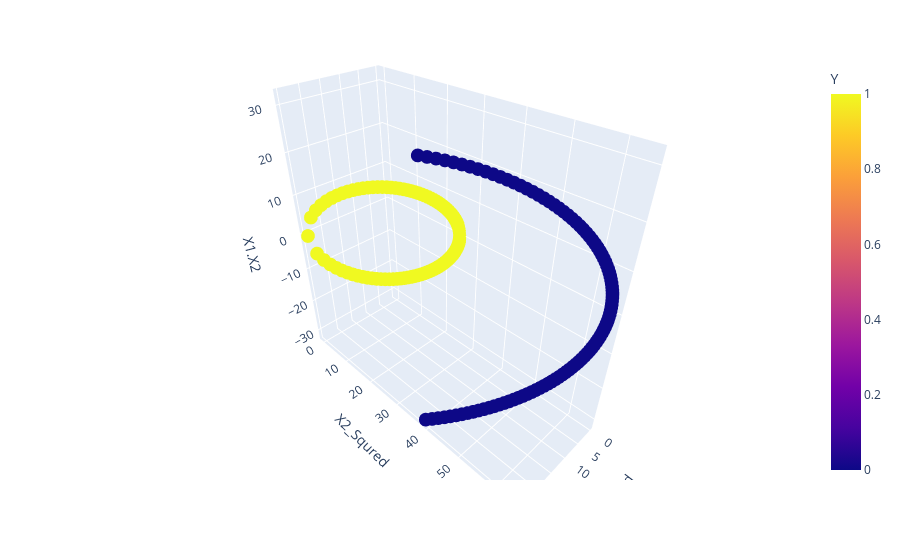

Notebook source saved alongside this figure:
### Code cell
fig=px.scatter_3d(df,x="X1_Squred",y="X2_Squred",z="X1.X2",color='Y')
fig.show()

### Figure 1 — Plotly figure (JSON) as saved in the notebook; plotly's stock layout.template omitted (floating-point values rounded to 4 significant figures; data arrays with more than 128 entries replaced by an {"elided": "..."} marker saying what was removed)
{"data": [{"hovertemplate": "X1_Squred=%{x}<br>X2_Squred=%{y}<br>X1.X2=%{z}<br>Y=%{marker.color}<extra></extra>", "legendgroup": "", "marker": {"color": {"elided": "400 int values"}, "coloraxis": "coloraxis", "symbol": "circle"}, "mode": "markers", "name": "", "scene": "scene", "showlegend": false, "type": "scatter3d", "x": {"elided": "400 float values"}, "y": {"elided": "400 float values"}, "z": {"elided": "400 float values"}}], "layout": {"coloraxis": {"colorbar": {"title": {"text": "Y"}}, "colorscale": [[0, "#0d0887"], [0.1111, "#46039f"], [0.2222, "#7201a8"], [0.3333, "#9c179e"], [0.4444, "#bd3786"], [0.5556, "#d8576b"], [0.6667, "#ed7953"], [0.7778, "#fb9f3a"], [0.8889, "#fdca26"], [1, "#f0f921"]]}, "legend": {"tracegroupgap": 0}, "margin": {"t": 60}, "scene": {"domain": {"x": [0, 1], "y": [0, 1]}, "xaxis": {"title": {"text": "X1_Squred"}}, "yaxis": {"title": {"text": "X2_Squred"}}, "zaxis": {"title": {"text": "X1.X2"}}}}}
